Frame 1 (no input): blank canvas, image omitted
Frame 60 (no input): blank canvas, image omitted
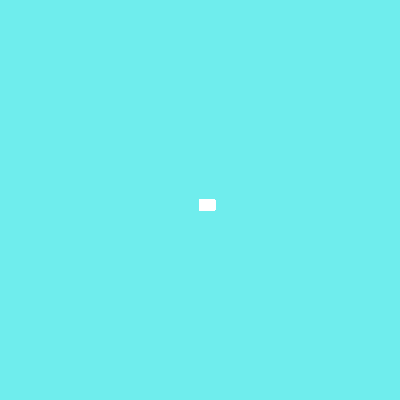
Frame 120 (the mouse pressed at the canvas centre since frame 60)

The p5.js sketch whose frames 1 and 60 were blank and that drew this single picture after the mouse press (run headless with seeded random() and noise() and a simulated clock; from frame 60 on, the mouse is pressed at the canvas centre):

// p5.js sketch
// ── sketch.js

function setup() {
    createCanvas(400, 400);
    background("#6FEDED")
  }
  
  function draw() {
    stroke("#F5F2F79");
    fill("#F7F5F50")
  
  
     if (mouseIsPressed) {
      rect(mouseX, mouseY,15,10);
     }
  }
